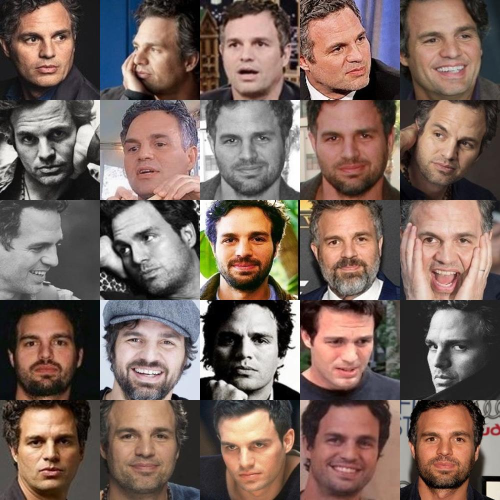
#> input picture visualize_images/m2_105.jpg, 1000 x 1000 px, given as the content of the folder evaluation_results/mobilefacenetv2/lfw/cluster_results/26.0/, which was not available (shown at 1/2 size)
$ python vis_images.py
#> lines starting #> are read from the running program, lines starting #| are printed output that depends on the picture
from PIL import Image
import os

def create_image_grid(images_folder, output_filename):
    # Get a list of image filenames in the folder
#> called with output_filename = './visualize_images/m2_lfw.jpg'
    image_files = [f for f in os.listdir(images_folder) if f.endswith('.jpg') or f.endswith('.png')]

    # Limit to maximum 10 images
    image_files = image_files[:25]

    # Calculate the number of rows and columns for the grid
    rows = int(len(image_files) ** 0.5)
    cols = (len(image_files) + rows - 1) // rows

    # Set the size of each thumbnail (adjust as needed)
    thumbnail_size = 200

    # Create a new blank image for the grid
    grid = Image.new('RGB', (cols * thumbnail_size, rows * thumbnail_size))
#> grid: PIL image 200x200 RGB; every value is 0

    # Paste each thumbnail into the grid
    for i, img_file in enumerate(image_files):
        img = Image.open(os.path.join(images_folder, img_file))
#> img is the input picture: PIL image 1000x1000 RGB; mean R, G, B 121.9, 102, 94.2
        img.thumbnail((thumbnail_size, thumbnail_size))
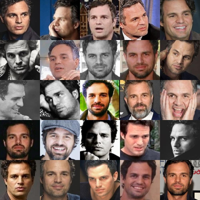
#> img: PIL image 200x200 RGB; mean R, G, B 122, 102.1, 94.4
        row = i // cols
        col = i % cols
        grid.paste(img, (col * thumbnail_size, row * thumbnail_size))

    # Save the grid image
    grid.save(output_filename)

# Replace 'path_to_images_folder' with the path to your folder containing images
# images_folder = '/home/user/anmol/FaceClust/UnsupervisedFaceClustering/evaluation_results/mobilefacenetv2/kaggle_105_classes/cluster_results/25.0/'
images_folder = '/home/user/anmol/FaceClust/UnsupervisedFaceClustering/evaluation_results/mobilefacenetv2/lfw/cluster_results/26.0/'

# output_filename = './visualize_images/m2_105.jpg'
output_filename = './visualize_images/m2_lfw.jpg'

# Create the image grid
create_image_grid(images_folder, output_filename)

$ run again, on visualize_images/m_105.jpg
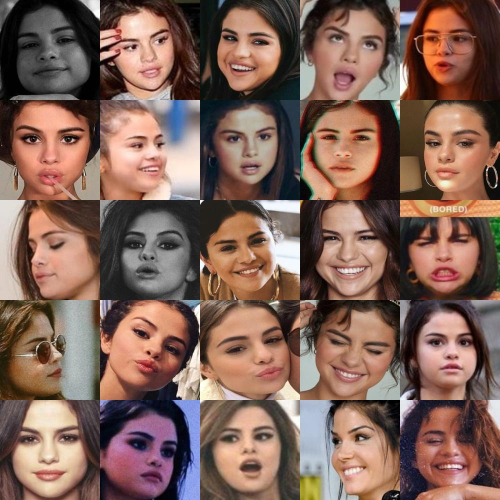
#> input picture visualize_images/m_105.jpg, 1000 x 1000 px, given as the content of the folder evaluation_results/mobilefacenetv2/lfw/cluster_results/26.0/, which was not available (shown at 1/2 size)
#> grid: PIL image 200x200 RGB; every value is 0
#> in create_image_grid, img is the input picture: PIL image 1000x1000 RGB; mean R, G, B 128.4, 98.9, 87.8
#> in create_image_grid, `img.thumbnail((thumbnail_size, thumbnail_size))`:
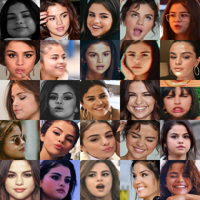
#> img: PIL image 200x200 RGB; mean R, G, B 128.5, 99, 87.9

$ run again, on visualize_images/m_lfw.jpg
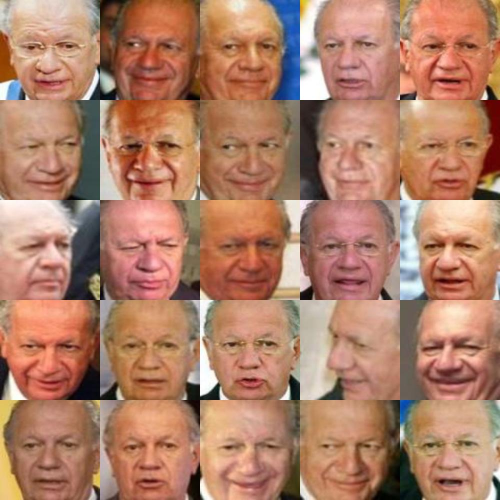
#> input picture visualize_images/m_lfw.jpg, 1000 x 1000 px, given as the content of the folder evaluation_results/mobilefacenetv2/lfw/cluster_results/26.0/, which was not available (shown at 1/2 size)
#> grid: PIL image 200x200 RGB; every value is 0
#> in create_image_grid, img is the input picture: PIL image 1000x1000 RGB; mean R, G, B 175.9, 127.5, 104.5
#> in create_image_grid, `img.thumbnail((thumbnail_size, thumbnail_size))`:
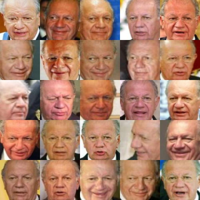
#> img: PIL image 200x200 RGB; mean R, G, B 176.1, 127.7, 104.7
